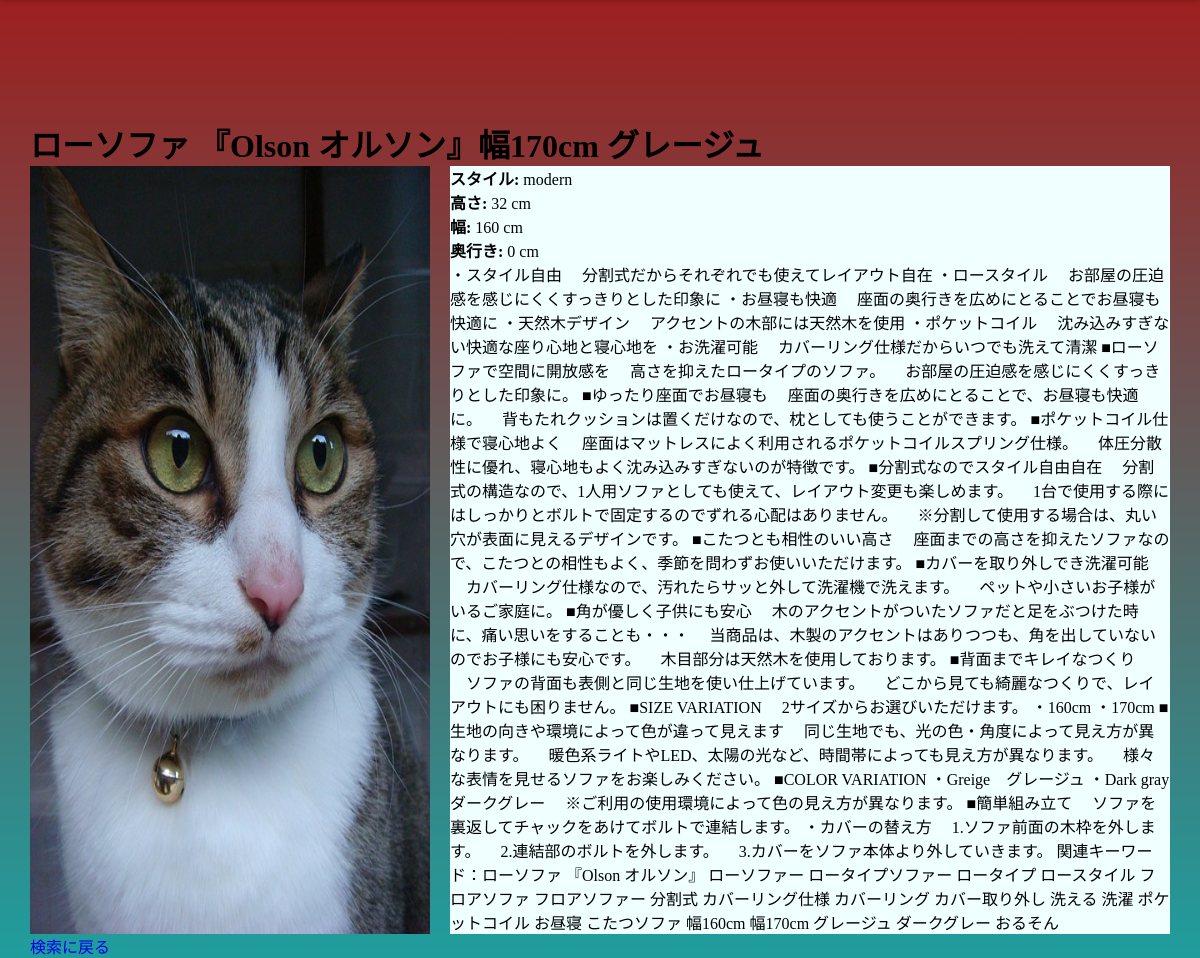
Screenshot of /furniture/7/ with the database file from the repository.
### mainapp/models.py (models this page shows, shortened)
class Furniture(models.Model):
    STYLE_CHOICES = [
        ('modern', 'ソファ'),
        ('classic', '机'),
        ('industrial', '椅子'),
        ('scandinavian', 'ランプ'),
        ('bohemian', 'その他'),
    ]
    name = models.CharField(max_length=100)
    height = models.IntegerField()
    width = models.IntegerField()
    depth = models.IntegerField()
    style = models.CharField(max_length=50, choices=STYLE_CHOICES)
    description = models.TextField()
    image = models.ImageField(upload_to='furniture_images/', null=True, blank=True)

### mainapp/views.py (the view)
# urls.py: path('furniture/<int:id>/', views.furniture_detail, name='furniture_detail'),
def furniture_detail(request, id):
    furniture = get_object_or_404(Furniture, id=id)
    return render(request, 'furniture_detail.html', {'furniture': furniture})

### mainapp/templates/furniture_detail.html (shortened to what this page needs)
<!DOCTYPE html>
<html lang="ja">
<head>
    {% load static %}
    <link rel="stylesheet" href="{% static 'furiture_detail.css' %}">
</head>
<body>
    <main class="container">
        <h1>{{ furniture.name }}</h1>
        <div class="furniture-detail">
            {% if furniture.image %}
                <img src="{{ furniture.image.url }}" alt="{{ furniture.name }}" class="furniture-image">
            {% endif %}
            <div class="furniture-info">
                <p><strong>スタイル:</strong> {{ furniture.style }}</p>
                <p><strong>高さ:</strong> {{ furniture.height }} cm</p>
                <p><strong>幅:</strong> {{ furniture.width }} cm</p>
                <p><strong>奥行き:</strong> {{ furniture.depth }} cm</p>
                <p>{{ furniture.description }}</p>
            </div>
        </div>
        <a href="{% url 'search' %}" class="back-button">検索に戻る</a>
    </main>
</body>
</html>

### static/furiture_detail.css (style rules this page uses)
.container { width: 100%; max-width: 1170px; padding: 0 15px; margin: 0 auto; }
body { background: -webkit-linear-gradient(hsla(0, 67%, 37%, 1), hsla(180, 67%, 37%, 1)); background: -moz-linear-gradient(hsla(0, 67%, 37%, 1), hsla(180, 67%, 37%, 1)); background: -o-linear-gradient(hsla(0, 67%, 37%, 1), hsla(180, 67%, 37%, 1)); background: linear-gradient(hsla(0, 67%, 37%, 1), hsla(180, 67%, 37%, 1)); padding-top: 120px; }
*, *:after, *::before { -webkit-box-sizing: border-box; -moz-box-sizing: border-box; box-sizing: border-box; margin: 0; padding: 0; text-decoration: none; list-style-type: none; outline: none; }
.furniture-detail { display: flex; flex-wrap: wrap; gap: 20px; }
.furniture-image { max-width: 400px; width: 100%; height: auto; flex-shrink: 0; }
.furniture-info { background-color: azure; flex: 1; min-width: 200px; }

### rows the page displays
Furniture: name "ローソファ 『Olson オルソン』幅170cm グレージュ", image (picture), style "modern", height "32", width "160", depth "0", description "・スタイル自由 分割式だからそれぞれでも使えてレイアウト自在 ・ロースタイル お部屋の圧迫感を感じにくくすっきりとした印象に ・お昼寝も快適 座面の奥行きを広めにとることでお昼寝も快適に ・天然木デザイン アクセントの木部には天然木を使用 ・ポケットコイル 沈み込みすぎない快適な座り心地と寝心地を ・お洗濯可能 カバーリング仕様だからいつでも洗えて清潔 ■ローソファで空間に開放感を 高さを抑えたロータイプのソファ。 お部屋の圧迫感を感じにくくすっきりとした印象に。 ■ゆったり座面でお昼寝も 座面の奥行きを広めにとることで、お昼寝も快適に。 背もたれクッションは置くだけなので、枕としても使うことができます。 ■ポケットコイル仕様で寝心地よく 座面はマットレスによく利用されるポケットコイルスプリング仕様。 体圧分散性に優れ、寝心地もよく沈み込みすぎないのが特徴です。 ■分割式なのでスタイル自由自在 分割式の構造なので、1人用ソファとしても使えて、レイアウト変更も楽しめます。 1台で使用する際にはしっかりとボルトで固定するのでずれる心配はありません。 ※分割して使用する場合は、丸い穴が表面に見えるデザインです。 ■こたつとも相性のいい高さ 座面までの高さを抑えたソファなので、こたつとの相性もよく、季節を問わずお使いいただけます。 ■カバーを取り外しでき洗濯可能 カバーリング仕様なので、汚れたらサッと外して洗濯機で洗えます。 ペットや小さいお子様がいるご家庭に。 ■角が優しく子供にも安心 木のアクセントがついたソファだと足をぶつけた時に、痛い思いをすることも・・・…"
